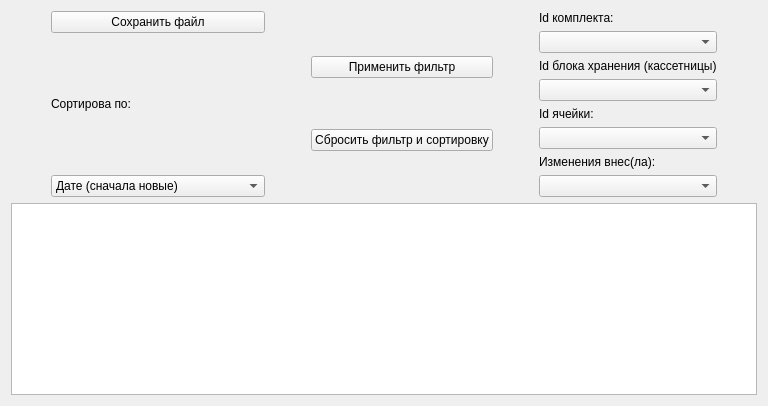
                <widget class="QWidget" name="tab_25">
                 <attribute name="title">
                  <string>Ячейки</string>
                 </attribute>
                 <layout class="QGridLayout" name="gridLayout_41">
                  <item row="0" column="0">
                   <layout class="QHBoxLayout" name="horizontalLayout_46">
                    <item>
                     <spacer name="horizontalSpacer_92">
                      <property name="orientation">
                       <enum>Qt::Vertical</enum>
                      </property>
                      <property name="sizeType">
                       <enum>QSizePolicy::Fixed</enum>
                      </property>
                      <property name="sizeHint" stdset="0">
                       <size>
                        <width>40</width>
                        <height>20</height>
                       </size>
                      </property>
                     </spacer>
                    </item>
                    <item>
                     <layout class="QVBoxLayout" name="verticalLayout_62">
                      <item>
                       <widget class="QPushButton" name="pushButton_MeshHistoryFile">
                        <property name="text">
                         <string>Сохранить файл</string>
                        </property>
                       </widget>
                      </item>
                      <item>
                       <widget class="QLabel" name="label_138">
                        <property name="text">
                         <string>Сортирова по:</string>
                        </property>
                       </widget>
                      </item>
                      <item>
                       <widget class="QComboBox" name="selec_MeshFilterDate">
                        <item>
                         <property name="text">
                          <string>Дате (сначала новые)</string>
                         </property>
                        </item>
                        <item>
                         <property name="text">
                          <string>Дате (сначала старые)</string>
                         </property>
                        </item>
                        <item>
                         <property name="text">
                          <string>Дате выгрузки (сначала старые) </string>
                         </property>
                        </item>
                        <item>
                         <property name="text">
                          <string>Дате выгрузки (сначала новые)</string>
                         </property>
                        </item>
                       </widget>
                      </item>
                     </layout>
                    </item>
                    <item>
                     <spacer name="horizontalSpacer_93">
                      <property name="orientation">
                       <enum>Qt::Vertical</enum>
                      </property>
                      <property name="sizeType">
                       <enum>QSizePolicy::Fixed</enum>
                      </property>
                      <property name="sizeHint" stdset="0">
                       <size>
                        <width>40</width>
                        <height>20</height>
                       </size>
                      </property>
                     </spacer>
                    </item>
                    <item>
                     <layout class="QVBoxLayout" name="verticalLayout_63">
                      <item>
                       <widget class="QPushButton" name="btn_MeshFilterGo">
                        <property name="text">
                         <string>Применить фильтр</string>
                        </property>
                       </widget>
                      </item>
                      <item>
                       <widget class="QPushButton" name="btn_MeshFilterStop">
                        <property name="text">
                         <string>Сбросить фильтр и сортировку</string>
                        </property>
                       </widget>
                      </item>
                     </layout>
                    </item>
                    <item>
                     <spacer name="horizontalSpacer_94">
                      <property name="orientation">
                       <enum>Qt::Vertical</enum>
                      </property>
                      <property name="sizeType">
                       <enum>QSizePolicy::Fixed</enum>
                      </property>
                      <property name="sizeHint" stdset="0">
                       <size>
                        <width>40</width>
                        <height>20</height>
                       </size>
                      </property>
                     </spacer>
                    </item>
                    <item>
                     <layout class="QVBoxLayout" name="verticalLayout_64">
                      <item>
                       <widget class="QLabel" name="label_143">
                        <property name="text">
                         <string>Id комплекта:</string>
                        </property>
                       </widget>
                      </item>
                      <item>
                       <widget class="QComboBox" name="select_kdd_set_3"/>
                      </item>
                      <item>
                       <widget class="QLabel" name="label_142">
                        <property name="text">
                         <string>Id блока хранения (кассетницы)</string>
                        </property>
                       </widget>
                      </item>
                      <item>
                       <widget class="QComboBox" name="select_kdd_kas_3"/>
                      </item>
                      <item>
                       <widget class="QLabel" name="label_139">
                        <property name="text">
                         <string>Id ячейки:</string>
                        </property>
                       </widget>
                      </item>
                      <item>
                       <widget class="QComboBox" name="select_kdd_mesh_3"/>
                      </item>
                      <item>
                       <widget class="QLabel" name="label_140">
                        <property name="text">
                         <string>Изменения внес(ла):</string>
                        </property>
                       </widget>
                      </item>
                      <item>
                       <widget class="QComboBox" name="select_MeshFilterFIO"/>
                      </item>
                     </layout>
                    </item>
                    <item>
                     <spacer name="horizontalSpacer_95">
                      <property name="orientation">
                       <enum>Qt::Vertical</enum>
                      </property>
                      <property name="sizeType">
                       <enum>QSizePolicy::Fixed</enum>
                      </property>
                      <property name="sizeHint" stdset="0">
                       <size>
                        <width>40</width>
                        <height>20</height>
                       </size>
                      </property>
                     </spacer>
                    </item>
                   </layout>
                  </item>
                  <item row="1" column="0">
                   <widget class="QTableWidget" name="tableWidget_historyMesh">
                    <attribute name="verticalHeaderVisible">
                     <bool>false</bool>
                    </attribute>
                   </widget>
                  </item>
                 </layout>
                </widget>
